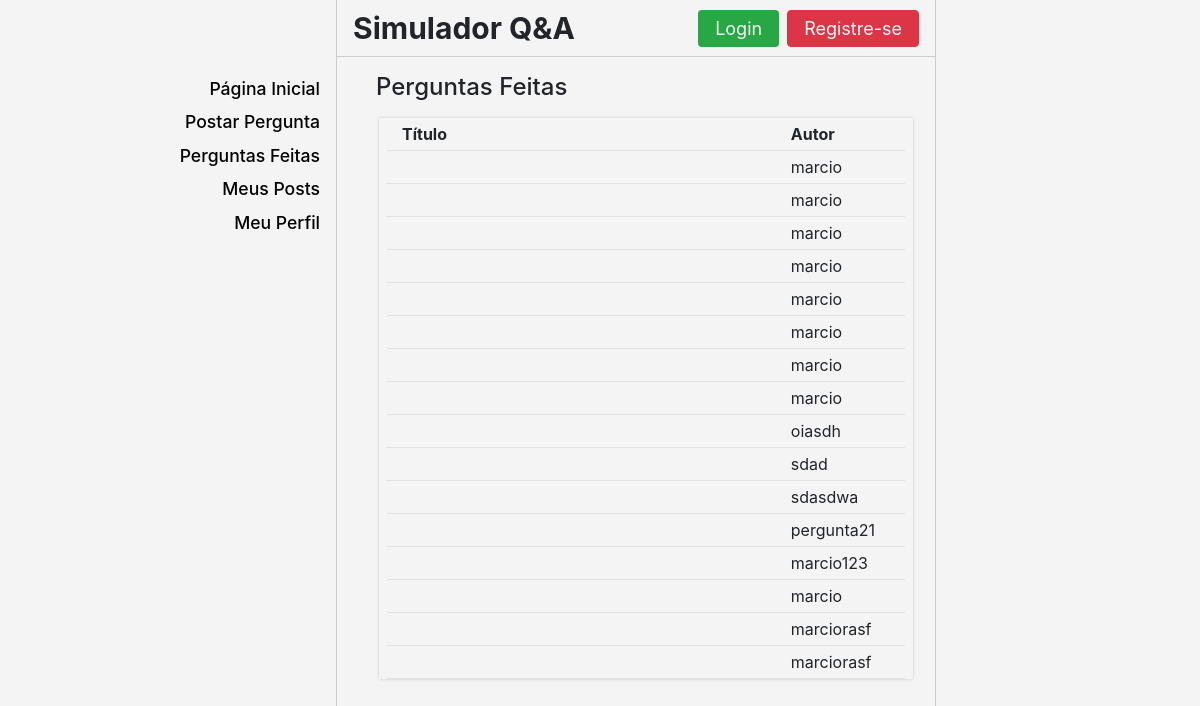
Before: /listar_perguntas with the older database file.
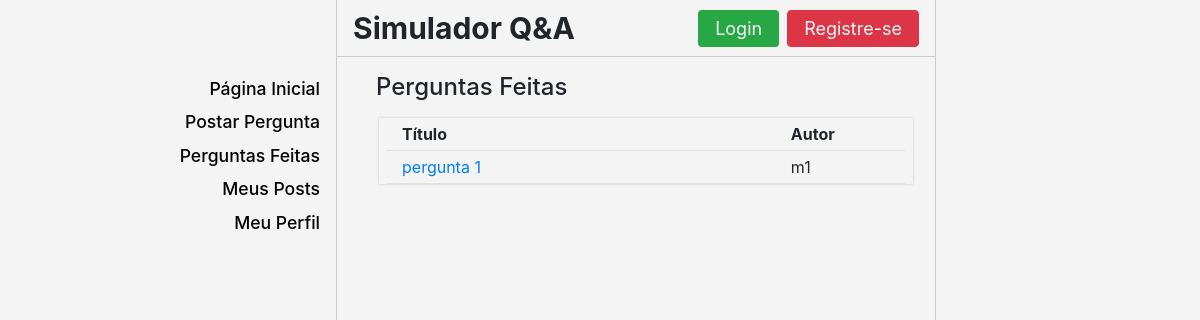
After: the same page with the newer database file.
### qa/models.py (models this page shows, shortened)
class Pergunta(models.Model):
    usuario = models.CharField(max_length=100, default='usuario default')
    titulo = models.CharField(max_length=100, blank=True)
    texto = models.TextField(max_length=10000, default='texto default')

### qa/views.py (the view)
# urls.py: path('listar_perguntas', views.listar_perguntas, name='listar_perguntas'),
def listar_perguntas(request):
    usuario = request.user.get_username()
    perguntas = Pergunta.objects.all()
    context = {'perguntas': perguntas, 'usuario':usuario}
    return render(request, 'qa/lista_perguntas.html', context)

### qa/templates/qa/lista_perguntas.html
{% extends 'qa/template.html' %}
{% block content %}
	<div class='container-fluid ml-4 mt-3'>
		<h4>Perguntas Feitas</h4>
		{% if perguntas %}
			<div class='row ml-0 py-2' style="height:auto; max-height:80vh; overflow-y: auto">
				<div class='col-11 px-2' style='box-shadow: 0px 0px 3px 0.2px #aaaaaa; margin-left: 3px'>
					<div class='row mx-0 py-1 border-bottom'>
						<div class="col-9 font-weight-bold">Título</div>
						<div class="col-3 font-weight-bold">Autor</div>
					</div>
					{% for pergunta in perguntas %}
					<div class="row mx-0 border-bottom py-1">
						<div class="col-9"><a href='/selecionar_pergunta/{{pergunta.id}}'>{{pergunta.titulo}}</a></div>
						<div class="col-3">{{pergunta.usuario}}</div>
					</div>
					{% endfor %}
				</div>
			</div>
		{% endif %}
	</div>
{% endblock %}

### qa/templates/qa/template.html (shortened to what this page needs)
<!DOCTYPE html>
{% load static %}
<html lang="en">
<head>
  <link href="{% static 'css/sidebar.css' %}" rel="stylesheet">
  <link href="{% static 'css/alerts.css' %}" rel="stylesheet">
  <link rel="stylesheet" href="{% static 'css/css_geral.css' %}">
  <link rel="stylesheet" href="https://maxcdn.bootstrapcdn.com/bootstrap/4.0.0/css/bootstrap.min.css">
</head>
<body class='bg-page body-style'>
  <div class="d-flex bg-page" id="wrapper">
    <div class="bg-page border-right" id="sidebar-wrapper" style="border-color:#ccc !important;">
      <div class="sidebar-heading text-center py-0 text-light" style="height:56px; font-weight:bold; font-size: 24px">
      </div>
      <div class="list-group list-group-flush mt-3">
        <a href="/home" class="list-group-item list-group-item-action bg-page font-menu border-0 py-1 pr-3">Página Inicial</a>
        <a href="/postar_pergunta" class="list-group-item list-group-item-action bg-page font-menu border-0 py-1 pr-3">Postar Pergunta</a>
        <a href="/listar_perguntas" class="list-group-item list-group-item-action bg-page font-menu border-0 py-1 pr-3">Perguntas Feitas</a>
        <a href='/meus_posts' class='list-group-item list-group-item-action bg-page font-menu border-0 py-1 pr-3'>Meus Posts</a>
        <a href='/meu_perfil' class='list-group-item list-group-item-action bg-page font-menu border-0 py-1 pr-3'>Meu Perfil</a>
      </div>
    </div>
    <div id="page-content-wrapper" class='border-right' style='border-color: #ccc !important'>
      <nav class="navbar navbar-expand-lg navbar-light bg-page border-bottom" style="height: 57px; border-color:#ccc !important;">
        <a href='/home' style="font-size:30px; font-weight:bold" class='nolink'>Simulador Q&A</a>
        {% if usuario %}
          <div class="collapse navbar-collapse" id="navbarSupportedContent">
            <ul class="navbar-nav ml-auto mt-2 mt-lg-0">
              <li class="nav-item dropdown">
                <a class="nav-link dropdown-toggle text-dark" href="#" id="navbarDropdown" role="button" data-toggle="dropdown" aria-haspopup="true" aria-expanded="false">
                    {{usuario}}
                </a>
                <div class="dropdown-menu dropdown-menu-right" aria-labelledby="navbarDropdown">
                  <a class="dropdown-item" href="/logout_usuario">Logout</a>
                </div>
              </li>
            </ul>
          </div>
        {% else %}
          <div class="collapse navbar-collapse" id="navbarSupportedContent">
            <ul class="navbar-nav ml-auto mt-2 mt-lg-0">
              <li class="nav-item mr-1">
                <a class="nav-link btn bg-success text-light px-3 py-1" href="/login_usuario" aria-haspopup="true" aria-expanded="false">
                    <span style='font-size:18px'>
                        Login
                    </span>
                </a>
              </li>
              <li class='nav-item ml-1'>
                <a class="nav-link btn btn-danger text-light px-3 py-1" href="/registrar_usuario" aria-haspopup="true" aria-expanded="false">
                  <span style='font-size:18px'>
                    Registre-se
                  </span>
                </a>
              </li>
            </ul>
          </div>
        {% endif %}
      </nav>
        {% block content %}
		    {% endblock %}
    </div>
  </div>
</body>
</html>

### qa/static/css/sidebar.css (style rules this page uses)
body { overflow-x: hidden; }
#sidebar-wrapper { min-height: 100vh; margin-left: -15rem; -webkit-transition: margin .25s ease-out; -moz-transition: margin .25s ease-out; -o-transition: margin .25s ease-out; transition: margin .25s ease-out; }
#sidebar-wrapper .sidebar-heading { padding: 0.875rem 1rem; font-size: 1.2rem; font-weight: bold; }
#sidebar-wrapper .list-group { width: 15rem; }
#page-content-wrapper { min-width: 100vw; }
@media (min-width: 768px) { #sidebar-wrapper { margin-left: 0; } }
@media (min-width: 768px) { #page-content-wrapper { min-width: 0; width: 100%; } }

### qa/static/css/css_geral.css (style rules this page uses)
.bg-page { background-color: #f4f4f4 !important; }
.font-menu { color: #000 !important; font-size: 1.1rem; text-align: right!important; font-weight: 550; }
.body-style { width: 70% !important; position: absolute; top: 50%; left: 43%; margin-right: -50%; transform: translate(-50%, -50%); padding-right: 0px !important; }

### qa/templates/qa/template.html (style rules this page uses)
.nolink,.nolink:link,.nolink:visited,.nolink:hover,.nolink:focus,.nolink:active { color: inherit; text-decoration: none; }

Changed rows visible on the page:
removed Pergunta: usuario "marcio"
removed Pergunta: usuario "marcio"
removed Pergunta: usuario "marcio"
removed Pergunta: usuario "marcio"
removed Pergunta: usuario "marcio"
removed Pergunta: usuario "marcio"
removed Pergunta: usuario "marcio"
removed Pergunta: usuario "marcio"
removed Pergunta: usuario "oiasdh"
removed Pergunta: usuario "sdad"
removed Pergunta: usuario "sdasdwa"
removed Pergunta: usuario "pergunta21"
removed Pergunta: usuario "marcio123"
removed Pergunta: usuario "marcio"
removed Pergunta: usuario "marciorasf"
removed Pergunta: usuario "marciorasf"
added Pergunta: titulo "pergunta 1", usuario "m1"
